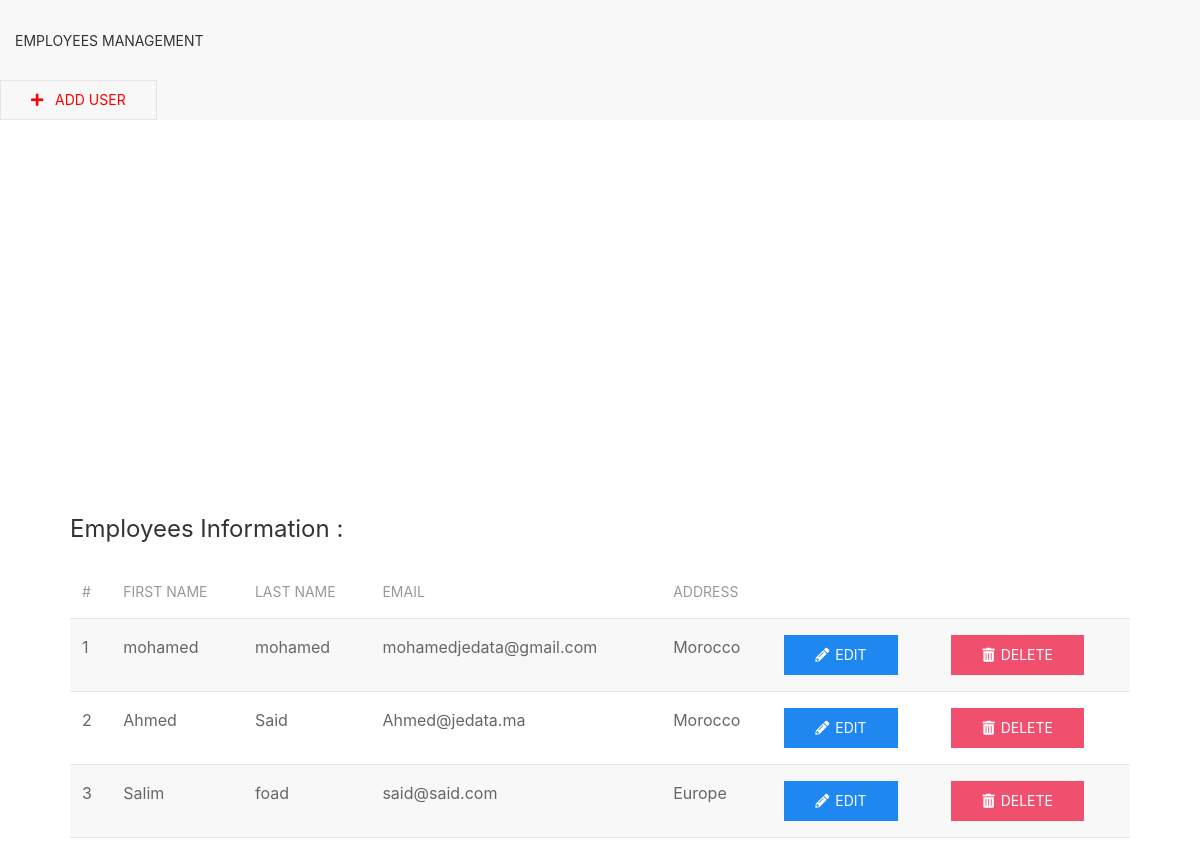
The page / on the database its author committed.
### tables this page shows
CREATE TABLE `users` (
  `id` int(10) NOT NULL,
  `first_name` varchar(255) NOT NULL,
  `last_name` varchar(255) NOT NULL,
  `email` varchar(255) NOT NULL,
  `address` varchar(255) NOT NULL
);

### includes/person.php (the view, shortened to what this page needs)
<?php
class PersonDB implements IDatabase{
  private $db ;
  public function __construct($conn)
  {
      $this->db = $conn;
  }
  public function DataView(){
    try{
      $stmp = $this->db->prepare("SELECT * FROM `users`");
      $stmp->execute();
?>
      <table class="uk-table uk-table-striped">
      <thead>
          <tr>
              <th>#</th>
              <th>First Name</th>
              <th>Last Name</th>
              <th>Email</th>
              <th>Address</th>
          </tr>
      </thead>
      <tbody>
<?php
      if($stmp->rowCount()>0){
        while($row = $stmp->fetch(PDO::FETCH_ASSOC)){
          ?>
          <tr>
            <td class="editId"><?php echo $row['id'];?></td>
            <td><?php echo htmlentities($row['first_name']);?></td>
            <td><?php echo htmlentities($row['last_name']);?></td>
            <td><?php echo htmlentities($row['email']);?></td>
            <td><?php echo htmlentities($row['address']);?></td>
            <td>
            <a class="uk-button uk-button-primary updateInfo"  href="#model-edit" uk-toggle>
                  <i class="fas fa-pencil-alt" style="padding-right: 6px;"></i>Edit
            </a>
           </td>
           <td>
                <a class="uk-button uk-button-danger" href="delete.php?delete_id=<?php echo $row['id']; ?>">
                  <i class="fas fa-trash-alt" style="padding-right: 6px;"></i>Delete
                </a>
            </td>
          </tr>
    <?php
    }
      }else{
        ?>
        <tr>
        <td>  No records (:<td>
        </tr>
        <?php
      }
      ?>
      </tbody>
      </table>
  <?php
  }catch(PDOException $ex){
       echo "Error : " . $ex->getMessage() . "<br>";
       return false;
  }
  }
}
?>

### includes/header.php (shortened to what this page needs)
<!DOCTYPE html>
<html>
    <head>
          <link rel="stylesheet"  href="static/fonts/css/all.css" />
        <link rel="stylesheet" href="static/css/uikit.min.css" />
        <link rel="stylesheet" href="static/css/styles.css?v=<?php echo time();?>" />
    </head>
    <body>

### index.php (shortened to what this page needs)
<?php
require_once 'includes/dbConnection.php';
require_once 'includes/header.php';
?>
    <nav class="uk-navbar-container" uk-navbar>
<div class="uk-navbar-left">
    <ul class="uk-navbar-nav">
        <li class="uk-active"><a href="index.php">Employees management</a></li>
    </ul>
</div>
<div class="uk-navbar-right">
    <ul class="uk-navbar-nav">
<button class="uk-button uk-button-default uk-margin-small-right" style="color: red;" type="button" uk-toggle="target: #modal-example"> <i class="fas fa-plus"></i> &nbsp; Add User  </button>
    </ul>
</div>
</nav>
<div id="modal-example" uk-modal>
</div>
    <div class="uk-container uk-padding-large  uk-table-responsive " uk-scrollspy="target: > *; cls: uk-animation-fade; delay: 500">
       <h3 class="uk-card-title">Employees Information :</h3>
       <?php $person->DataView(); ?>
    </div>
<?php
require_once 'includes/footer.php';
?>

### includes/footer.php (shortened to what this page needs)
    </body>
</html>

### rows shown on the page
users: id "1", first_name "mohamed", last_name "mohamed", email "mohamedjedata@gmail.com", address "Morocco"
users: id "2", first_name "Ahmed", last_name "Said", email "Ahmed@jedata.ma", address "Morocco"
users: id "3", first_name "Salim", last_name "foad", email "said@said.com", address "Europe"
